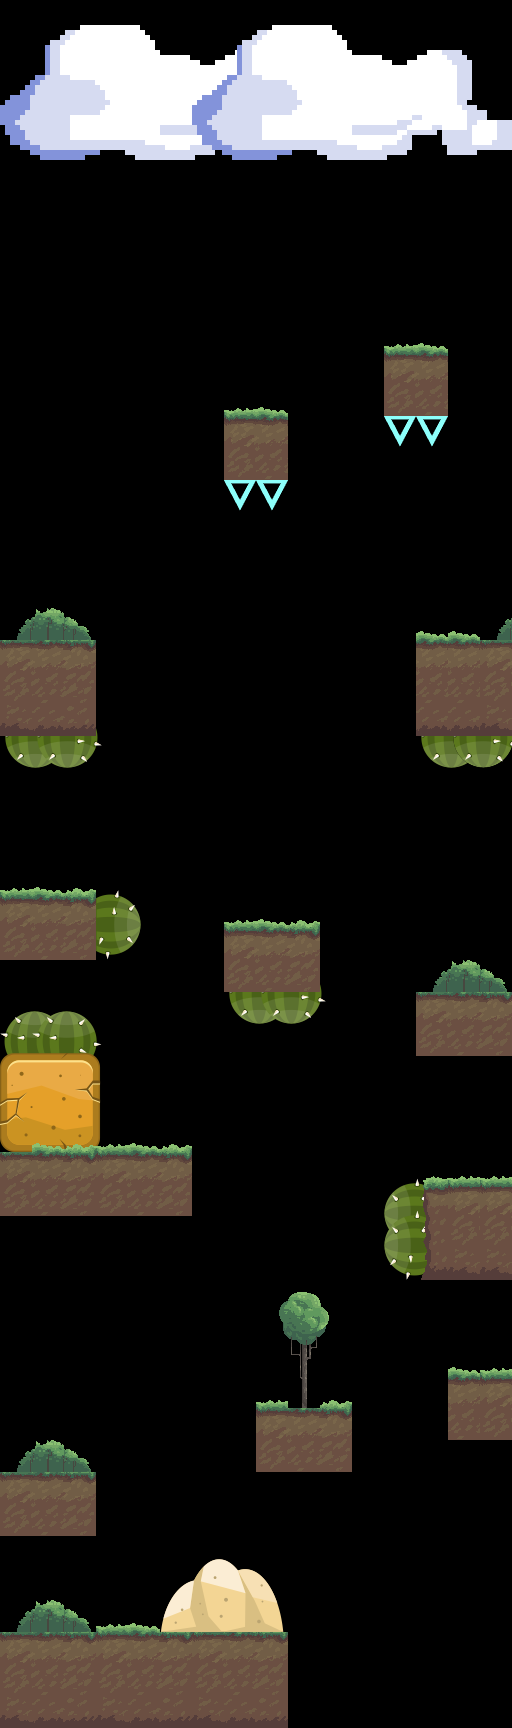

This game map was drawn from its Tiled (.tmx) file and the tilesets committed beside it. A one-line description and the trimmed map source follow:
An orthogonal 16x54 tile map with 32x32 px tiles, 2 tile layers (Tile Layer 2, Tile Layer 1), 2 tilesets and 29 objects.

<map version="1.2" tiledversion="1.2.4" orientation="orthogonal" renderorder="right-down" width="16" height="54" tilewidth="32" tileheight="32" infinite="0" nextlayerid="9" nextobjectid="34">
 <tileset firstgid="1" source="objects.tsx" />
 <tileset firstgid="29" source="forest.tsx" />
 <layer id="7" name="Tile Layer 2" width="16" height="54">
  <data>[864 cells, 15 non-empty, 2 distinct tile ids]</data>
 </layer>
 <objectgroup id="3" name="bounds">
  <object id="1" x="258.407" y="1728.83">
   <polyline points="0,0 253.99,0 251.782,-1727.27 -257.671,-1728.17 -258.407,-1.78992" />
  </object>
  <object id="30" x="257" y="1727">
   <polyline points="0,0 -255,1" />
  </object>
 </objectgroup>
 <objectgroup id="4" name="ground">
  <object id="2" x="2.48447" y="1631.93">
   <polyline points="-1,1 155.865,0.65631 161.491,-24.8447 166.46,-38.0952 176.398,-47.205 188.82,-53.8302 202.899,-68.7371 212.836,-75.3623 228.571,-74.5342 234.369,-67.0807 244.306,-66.2526 255.901,-62.94 272.464,-50.5176 273.292,-42.236 281.573,-25.6729 281.573,-21.5321 283.23,-4.96894 281.573,98.5507" />
  </object>
  <object id="3" x="4.96894" y="1472.1">
   <polyline points="0,0 89.441,1.65631 91.9255,65.4244 -1.65631,63.7681" />
  </object>
  <object id="5" x="449.054" y="1442.46">
   <polyline points="0,0 -0.551372,-71.2215 61.2023,-70.3934" />
  </object>
  <object id="6" x="420.3" y="1281.45">
   <polyline points="0,0 90.2692,0" />
  </object>
  <object id="7" x="424.269" y="1187.04">
   <polyline points="0,-2 88.6128,-2.82816" />
  </object>
  <object id="8" x="98.5507" y="1058.85">
   <polyline points="-2,0 -1.34369,91.9565 95.8944,91.9255 95.5507,157.35 -96.0663,158.178" />
  </object>
  <object id="9" x="414.907" y="1057.19">
   <polyline points="0,0 99.3789,-1.65631 97.7226,-63.7681 -0.51553,-63.5963 0,-9.93789" />
  </object>
  <object id="10" x="224.431" y="925.516">
   <polyline points="0,67.9089 0,0 98.3789,0 96.8944,68.7371" />
  </object>
  <object id="11" x="2.48447" y="893.217">
   <polyline points="0,0 93.5818,1.65631" />
  </object>
  <object id="12" x="3.31263" y="962.783">
   <polyline points="0,0 91.9255,-2.48447 91.9255,-9.93789" />
  </object>
  <object id="13" x="1.65631" y="640.629">
   <polyline points="0,0 96.0663,0 95.2381,96.0663" />
  </object>
  <object id="16" x="510.741" y="642.458">
   <polyline points="0,-2 -96.8944,-2.48447 -96.0663,94.4099" />
  </object>
  <object id="27" x="256" y="1407">
   <polyline points="0,2 98,1 98.4517,65.1007 -0.927157,64.2726 -1,11" />
  </object>
  <object id="28" x="223" y="413">
   <polyline points="-1,2 65,1 64,65 1,66 -1,10" />
  </object>
  <object id="29" x="384" y="350">
   <polyline points="-1,1 65,1 64,65 1,66 -1,10" />
  </object>
  <object id="31" x="511" y="1441">
   <polyline points="0,0 -61,0" />
  </object>
 </objectgroup>
 <objectgroup id="5" name="cloud">
  <object id="17" x="1.48447" y="160.663">
   <polyline points="0,0 511.429,-2.48447" />
  </object>
 </objectgroup>
 <objectgroup id="6" name="danger">
  <object id="18" x="4.14079" y="740.008">
   <polyline points="0,0 9.93789,19.0476 28.9855,28.1573 46.3768,24.0166 68.7371,27.3292 83.6439,22.3602 91.9255,8.28157 95.2381,-0.828157" />
  </object>
  <object id="19" x="420.3" y="736.696">
   <polyline points="0,0 11.5942,22.3602 21.5321,29.8137 33.9545,30.6418 47.205,24.8447 58.7992,32.2981 71.2215,29.8137 85.3002,18.2195 90.2692,12.4224" />
  </object>
  <object id="20" x="228.571" y="995.909">
   <polyline points="0,0 9.93789,19.0476 27.3292,27.3292 41.4079,29.8137 48.0331,22.3602 65.4244,26.501 82.8157,22.3602 88.6128,14.0787 94.4099,2.48447" />
  </object>
  <object id="21" x="98.5507" y="895.702">
   <polyline points="0,0 24.0166,-3.31263 41.4079,14.0787 43.8923,32.2981 38.0952,44.7205 29.8137,51.3458 20.7039,59.6273 -1.65631,56.3147" />
  </object>
  <object id="22" x="4.96894" y="1053.05">
   <polyline points="0,0 0,-23.1884 10.766,-37.2671 24.8447,-43.8923 38.9234,-43.8923 49.6894,-36.4389 61.2836,-41.4079 72.0497,-41.4079 81.9876,-37.2671 89.441,-28.9855 92.7536,-20.7039 92.7536,-12.4224 91.9255,-2.48447" />
  </object>
  <object id="23" x="415.472" y="1185.9">
   <polyline points="0,0 -24.0166,1.65631 -34.7826,16.5631 -39.7516,25.6729 -33.9545,39.7516 -28.9855,44.7205 -34.7826,54.6584 -35.6108,62.1118 -34.7826,72.0497 -24.8447,85.3002 -11.5942,91.0973 -0.828157,89.441 5.7971,88.6128" />
  </object>
  <object id="25" x="289" y="1698">
   <polyline points="0,0 224,0" />
  </object>
  <object id="26" x="286" y="1728">
   <polyline points="0,0 -286,-1" />
  </object>
  <object id="32" x="225" y="482">
   <polyline points="0,0 16,28 29,0 46,25 64,-1" />
  </object>
  <object id="33" x="384" y="419">
   <polyline points="0,0 14,25 31,-1 47,31 63,0" />
  </object>
 </objectgroup>
 <layer id="8" name="Tile Layer 1" width="16" height="54">
  <data>[864 cells, 161 non-empty, 32 distinct tile ids]</data>
 </layer>
</map>
